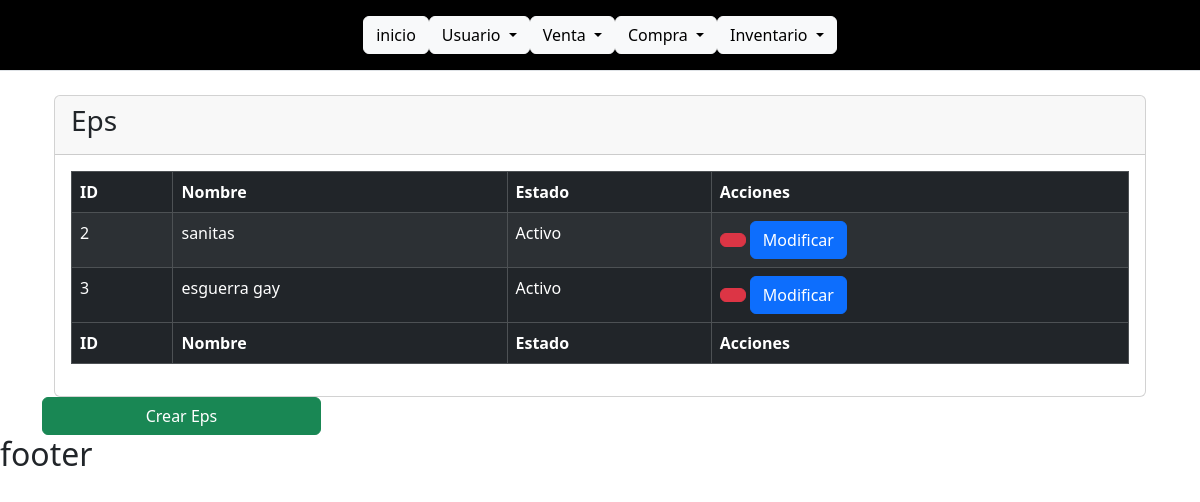
The page /usuarios/eps/ (signed in) on the database as committed earlier.
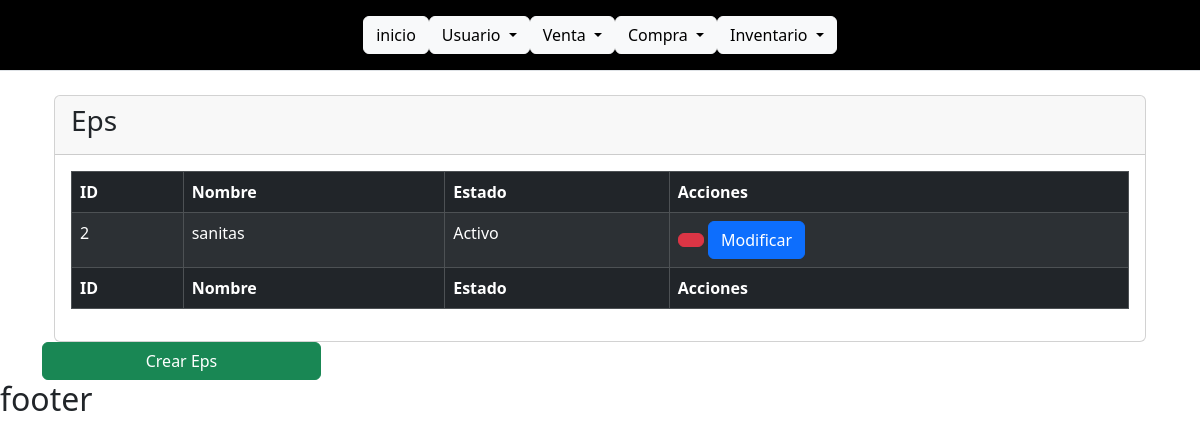
The same page on the database as committed later.
### usuario/models.py (models this page shows, shortened)
class Eps(models.Model):
    nombre=models.CharField(max_length=45,verbose_name="Nombre EPS:")
    class Estado(models.TextChoices):
        ACTIVO='1',_("Activo")
        INACTIVO='0',_("Inactivo")
    estado=models.CharField(max_length=1,choices=Estado.choices,default=Estado.ACTIVO,verbose_name="Estado")
    class Meta:
        verbose_name_plural = "Eps"

### usuario/views.py (the view)
# urls.py: path('eps/', eps_listar, name="eps" ),
@login_required
def eps_listar(request):
    titulo="Eps"
    modulo="Usuarios"
    eps= Eps.objects.all()
    context={
        "titulo":titulo,
        "modulo":modulo,
        "eps":eps
    }
    return render(request,"usuarios/eps/listar.html", context)

### base/templates/usuarios/eps/listar.html (shortened to what this page needs)
{% extends 'partials/body.html' %}
{% load bootstrap_icons %}
{% block contenido %}
<div class="wrapper">
  <section class="content">
    <div class="container-fluid">
      <div class="row">
        <div class="col-12">
          <div class="card">
            <div class="card-header">
              <h3 class="card-title"> {{titulo}} </h3>
            </div>
            <div class="card-body">
              <table id="example1" class="table table-bordered table-striped table-dark">
                <thead>
                  <tr>
                    <th>ID</th>
                    <th>Nombre</th>
                    <th>Estado</th>
                    <th>Acciones</th>
                  </tr>
              </thead>
            <tbody>
              {% for eps in eps %} {% if eps.estado != "0" %}
              <tr>
                <td>{{ eps.id }}</td>
                <td>{{eps.nombre}}</td>
                <td>{{eps.get_estado_display}}</td>
                <td>
                  <button  type="button" data-cafe-bar="{{eps.id}}" class="btnEliminar btn btn-danger"
                  data-bs-toggle="modal" data-bs-target="#modalConf">
              </button>
                  <a
                    class="btn btn-primary"
                    href="{% url 'eps-modificar' eps.id %}"
                    >Modificar</a
                  >
                </td>
              </tr>
              {% endif %} {% endfor %}
            </tbody>
            <tfoot>
              <tr>
                <th>ID</th>
                <th>Nombre</th>
                <th>Estado</th>
                <th>Acciones</th>
              </tr>
            </tfoot>
              </table>
            </div>
          </div>
        </div>
      </div>
    </div>
  </section>
  <a href="{% url 'eps-crear' %}" class="btn btn-success w-25">Crear {{titulo}}</a>
</div>
{% endblock contenido %}

### base/templates/partials/body.html (shortened to what this page needs)
{% load static %}
{% load django_bootstrap5 %}
<!DOCTYPE html>
<html lang="es">
  <head>
    {% bootstrap_css %} {% bootstrap_javascript %}
    <link rel="stylesheet" href="{% static 'js/SweetAlert2/sweetalert2.min.css' %}">
    <link rel="stylesheet" href="{% static 'plugins/datatables-bs4/css/dataTables.bootstrap4.min.css' %}">
    <link rel="stylesheet" href="{% static 'plugins/datatables-responsive/css/responsive.bootstrap4.min.css' %}">
    <link rel="stylesheet" href="{% static 'plugins/datatables-buttons/css/buttons.bootstrap4.min.css' %}">
  </head>
  <body>
    {% include 'partials/header.html' %}
    <div class="container">
      <div class="row g-5">{% block contenido %} {% endblock contenido %}</div>
    </div>
    {% include 'partials/footer.html' %}
  </body>
</html>

### base/templates/partials/header.html (shortened to what this page needs)
{% load static %}
<link rel="stylesheet" href="/static/css/style.css">
<header class="d-flex flex-wrap align-items-center justify-content-center justify-content-md-between py-3 mb-4 border-bottom bg-black">
<a href="/inicio/" class="d-flex align-items-center col-md-3 mb-2 mb-md-0 text-dark text-decoration-none ">
<img class="tamaño_logo" src="/static/img/logo11y6.png" alt=""> <svg class="bi me-2" width="40" height="32" role="img" aria-label="Bootstrap"><use xlink:href="#bootstrap"></use></svg>
</a>
<ul class="nav col-12 col-md-auto mb-2 justify-content-center mb-md-0">
<li><button type="button" class="btn btn-light"><a href="{% url 'index' %}" class="dropdown-item">inicio</a></button> </li>
<li> <div class="dropdown ">
  <button class="btn btn-secondary dropdown-toggle btn-light" type="button" data-bs-toggle="dropdown" aria-expanded="false">
    Usuario
  </button>
</div></li>
<li><div class="dropdown ">
  <button class="btn btn-secondary dropdown-toggle btn-light" type="button" data-bs-toggle="dropdown" aria-expanded="false">
    Venta
  </button>
</div></li>
<li><div class="dropdown">
  <button class="btn btn-secondary dropdown-toggle btn-light" type="button" data-bs-toggle="dropdown" aria-expanded="false">
   Compra
  </button>
</div></li>
<li><div class="dropdown">
  <button class="btn btn-secondary dropdown-toggle btn-light" type="button" data-bs-toggle="dropdown" aria-expanded="false">
    Inventario
  </button>
</div></li>
</ul>
</header>

### base/templates/partials/footer.html (shortened to what this page needs)
<h2>footer</h2>

### base/templates/partials/scripts.html (shortened to what this page needs)
{% load static %}
{% load static %}

Rows that differ between the two databases and show on the page:
no longer on this page (row edited): Eps: id "3", nombre "esguerra gay", estado "Activo"
